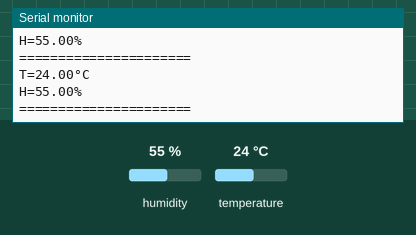
A program run on a simulated ESP32. On the bench: the last lines printed to the serial monitor. The inputs (shaded band) are chosen by the test bench; at power-on: humidity 55 %, temperature 24 °C.

Above: at 4.8 s.
4.9 s: humidity set to 22 %
At 6.7 s:
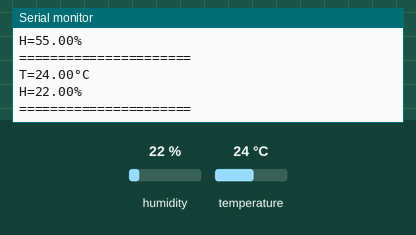
7.9 s: temperature set to 12 °C
At 9.1 s:
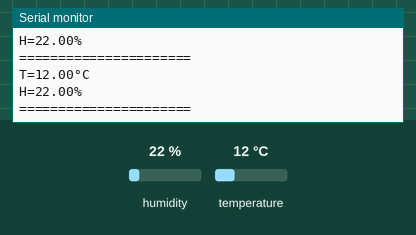
10.9 s: humidity set to 40 %
At 12.7 s:
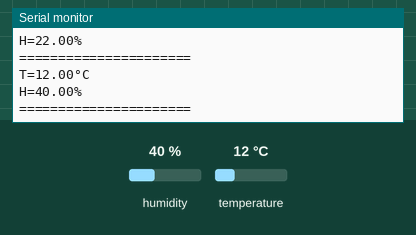
Timing chart, 0 to 14.2 s (numbered marks = the images above; inputs shaded):
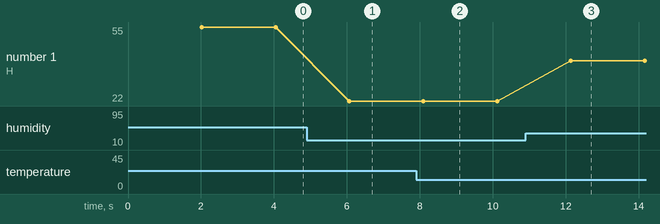

Measured:
- after the input at 4.9 s, the serial monitor: prints a new line after 1.2 s (image 1)
- after the input at 7.9 s, the serial monitor: prints a new line after 0.19 s (image 2)
- after the input at 10.9 s, the serial monitor: prints a new line after 1.2 s (image 3)
- plotted number 1: 55 → 22 after the input at 4.9 s, 22 → 40 after the input at 10.9 s

The program:

main.cpp
```cpp
#include <Arduino.h>

#include "DHT.h"

#define DHT_PIN 25
#define DHT_TYPE DHT11

DHT dht(DHT_PIN, DHT_TYPE);

void setup() {
  Serial.begin(9600);

  Serial.print("Initializing DHT sensor... ");
  dht.begin();
  Serial.println("done!");
}

void loop() {
  delay(2000);
  float h = dht.readHumidity();
  float t = dht.readTemperature();

  if( isnan(h) || isnan(t) ) {
    Serial.println("Cannot read the sensor data!");

    return;
  }

  Serial.print("T=");
  Serial.print(t);
  Serial.println("°C");

  Serial.println();

  Serial.print("H=");
  Serial.print(h);
  Serial.println("%");

  Serial.println("======================");
}
```
